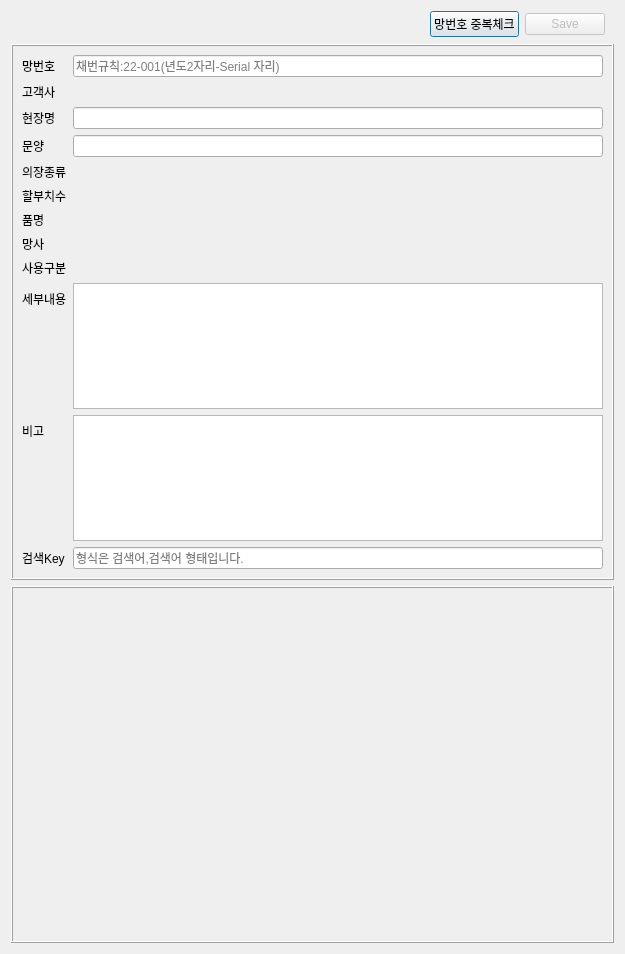
<?xml version="1.0" encoding="UTF-8"?>
<ui version="4.0">
 <class>Dialog</class>
 <widget class="QDialog" name="Dialog">
  <property name="geometry">
   <rect>
    <x>0</x>
    <y>0</y>
    <width>625</width>
    <height>954</height>
   </rect>
  </property>
  <property name="windowTitle">
   <string>망등록</string>
  </property>
  <property name="toolTip">
   <string>록</string>
  </property>
  <layout class="QVBoxLayout" name="verticalLayout_2">
   <item>
    <widget class="QFrame" name="frame_btn">
     <property name="sizePolicy">
      <sizepolicy hsizetype="Preferred" vsizetype="Fixed">
       <horstretch>0</horstretch>
       <verstretch>0</verstretch>
      </sizepolicy>
     </property>
     <property name="frameShape">
      <enum>QFrame::NoFrame</enum>
     </property>
     <property name="frameShadow">
      <enum>QFrame::Raised</enum>
     </property>
     <layout class="QHBoxLayout" name="horizontalLayout_2">
      <property name="topMargin">
       <number>0</number>
      </property>
      <property name="bottomMargin">
       <number>1</number>
      </property>
      <item>
       <spacer name="horizontalSpacer">
        <property name="orientation">
         <enum>Qt::Horizontal</enum>
        </property>
        <property name="sizeHint" stdset="0">
         <size>
          <width>385</width>
          <height>20</height>
         </size>
        </property>
       </spacer>
      </item>
      <item>
       <widget class="QPushButton" name="PB_CheckMangNo">
        <property name="toolTip">
         <string>망번호 중복체크가 되어야지 저장할 수 있습니다.</string>
        </property>
        <property name="text">
         <string>망번호 중복체크</string>
        </property>
       </widget>
      </item>
      <item>
       <widget class="QPushButton" name="PB_Save">
        <property name="enabled">
         <bool>false</bool>
        </property>
        <property name="toolTip">
         <string>망번호 중복체크가 되어야지 저장할 수 있습니다.</string>
        </property>
        <property name="text">
         <string>Save</string>
        </property>
       </widget>
      </item>
     </layout>
    </widget>
   </item>
   <item>
    <widget class="QFrame" name="frame_Form">
     <property name="sizePolicy">
      <sizepolicy hsizetype="Preferred" vsizetype="Preferred">
       <horstretch>0</horstretch>
       <verstretch>3</verstretch>
      </sizepolicy>
     </property>
     <property name="frameShape">
      <enum>QFrame::Box</enum>
     </property>
     <property name="frameShadow">
      <enum>QFrame::Raised</enum>
     </property>
     <layout class="QVBoxLayout" name="verticalLayout">
      <item>
       <layout class="QFormLayout" name="formLayout">
        <item row="0" column="0">
         <widget class="QLabel" name="label">
          <property name="text">
           <string>망번호</string>
          </property>
         </widget>
        </item>
        <item row="0" column="1">
         <widget class="QLineEdit" name="lineEdit_MangNo">
          <property name="placeholderText">
           <string>채번규칙:22-001(년도2자리-Serial 자리)</string>
          </property>
         </widget>
        </item>
        <item row="3" column="0">
         <widget class="QLabel" name="label_2">
          <property name="text">
           <string>고객사</string>
          </property>
         </widget>
        </item>
        <item row="3" column="1">
         <widget class="고객사_Widget" name="widget_Gogaek" native="true"/>
        </item>
        <item row="4" column="0">
         <widget class="QLabel" name="label_3">
          <property name="text">
           <string>현장명</string>
          </property>
         </widget>
        </item>
        <item row="4" column="1">
         <widget class="QLineEdit" name="lineEdit_Hyunjang"/>
        </item>
        <item row="5" column="0">
         <widget class="QLabel" name="label_4">
          <property name="text">
           <string>문양</string>
          </property>
         </widget>
        </item>
        <item row="5" column="1">
         <widget class="QLineEdit" name="lineEdit_Munyang"/>
        </item>
        <item row="6" column="0">
         <widget class="QLabel" name="label_5">
          <property name="text">
           <string>의장종류</string>
          </property>
         </widget>
        </item>
        <item row="6" column="1">
         <widget class="Widget_망관리_의장종료" name="widget_Uljang" native="true"/>
        </item>
        <item row="7" column="0">
         <widget class="QLabel" name="label_6">
          <property name="text">
           <string>할부치수</string>
          </property>
         </widget>
        </item>
        <item row="7" column="1">
         <widget class="Widget_망관리_할부치수" name="widget_Halbu" native="true"/>
        </item>
        <item row="8" column="0">
         <widget class="QLabel" name="label_7">
          <property name="text">
           <string>품명</string>
          </property>
         </widget>
        </item>
        <item row="8" column="1">
         <widget class="Widget_망관리_품명" name="widget_Pummyung" native="true"/>
        </item>
        <item row="9" column="0">
         <widget class="QLabel" name="label_8">
          <property name="text">
           <string>망사</string>
          </property>
         </widget>
        </item>
        <item row="9" column="1">
         <widget class="Widget_망관리_망사" name="widget_Mangsa" native="true"/>
        </item>
        <item row="10" column="0">
         <widget class="QLabel" name="label_9">
          <property name="text">
           <string>사용구분</string>
          </property>
         </widget>
        </item>
        <item row="10" column="1">
         <widget class="Widget_망관리_사용구분" name="widget_SayongGubun" native="true"/>
        </item>
        <item row="11" column="0">
         <widget class="QLabel" name="label_10">
          <property name="text">
           <string>세부내용</string>
          </property>
         </widget>
        </item>
        <item row="11" column="1">
         <widget class="QPlainTextEdit" name="plainTextEdit_Sebu"/>
        </item>
        <item row="12" column="0">
         <widget class="QLabel" name="label_11">
          <property name="text">
           <string>비고</string>
          </property>
         </widget>
        </item>
        <item row="12" column="1">
         <widget class="QPlainTextEdit" name="plainTextEdit_Bigo"/>
        </item>
        <item row="13" column="0">
         <widget class="QLabel" name="label_12">
          <property name="text">
           <string>검색Key</string>
          </property>
         </widget>
        </item>
        <item row="13" column="1">
         <widget class="QLineEdit" name="lineEdit_Gumsaek">
          <property name="placeholderText">
           <string>형식은 검색어,검색어 형태입니다.</string>
          </property>
         </widget>
        </item>
       </layout>
      </item>
     </layout>
    </widget>
   </item>
   <item>
    <widget class="QFrame" name="frame_Img">
     <property name="sizePolicy">
      <sizepolicy hsizetype="Preferred" vsizetype="Preferred">
       <horstretch>0</horstretch>
       <verstretch>2</verstretch>
      </sizepolicy>
     </property>
     <property name="frameShape">
      <enum>QFrame::Box</enum>
     </property>
     <property name="frameShadow">
      <enum>QFrame::Raised</enum>
     </property>
     <layout class="QHBoxLayout" name="horizontalLayout">
      <item>
       <widget class="ImageViewer2" name="widget_Image1" native="true"/>
      </item>
      <item>
       <widget class="ImageViewer2" name="widget_Image2" native="true"/>
      </item>
     </layout>
    </widget>
   </item>
  </layout>
 </widget>
 <customwidgets>
  <customwidget>
   <class>고객사_Widget</class>
   <extends>QWidget</extends>
   <header>modules.PyQt.component.combo_lineedit</header>
   <container>1</container>
  </customwidget>
  <customwidget>
   <class>Widget_망관리_의장종료</class>
   <extends>QWidget</extends>
   <header>modules.PyQt.component.combo_lineedit</header>
   <container>1</container>
  </customwidget>
  <customwidget>
   <class>Widget_망관리_할부치수</class>
   <extends>QWidget</extends>
   <header>modules.PyQt.component.combo_lineedit</header>
   <container>1</container>
  </customwidget>
  <customwidget>
   <class>Widget_망관리_품명</class>
   <extends>QWidget</extends>
   <header>modules.PyQt.component.combo_lineedit</header>
   <container>1</container>
  </customwidget>
  <customwidget>
   <class>Widget_망관리_망사</class>
   <extends>QWidget</extends>
   <header>modules.PyQt.component.combo_lineedit</header>
   <container>1</container>
  </customwidget>
  <customwidget>
   <class>Widget_망관리_사용구분</class>
   <extends>QWidget</extends>
   <header>modules.PyQt.component.combo_lineedit</header>
   <container>1</container>
  </customwidget>
  <customwidget>
   <class>ImageViewer2</class>
   <extends>QWidget</extends>
   <header location="global">modules.PyQt.component.imageViewer2</header>
   <container>1</container>
  </customwidget>
 </customwidgets>
 <resources/>
 <connections/>
</ui>
